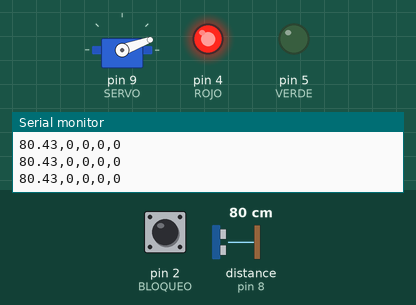
The sketch below on a simulated Arduino Uno, built with avr-gcc and run on an emulated ATmega328P. On the bench: servo, output pins drawn as LEDs (lit = HIGH), the last lines printed to the serial monitor. Wiring (inferred from the names in the program): ultrasonic range finder: trigger pin 7; echo pin 8. Inputs (shaded band) come from the test bench; at power-on: distance to the obstacle (sensor on pin 8) 80 cm, pin 2 (BLOQUEO) HIGH. The echo pulse lasts 58.3 µs per cm; pins used as bus, display or sensor lines are not drawn.

Above: at 1.2 s.
1.3 s: distance to the obstacle (sensor on pin 8) set to 11 cm
2.8 s: distance to the obstacle (sensor on pin 8) set to 8 cm
At 3.6 s:
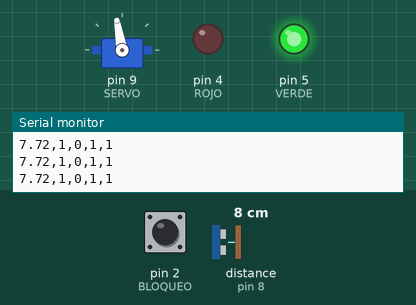
4.5 s: distance to the obstacle (sensor on pin 8) set to 13 cm
7.5 s: distance to the obstacle (sensor on pin 8) set to 17 cm
At 10.3 s:
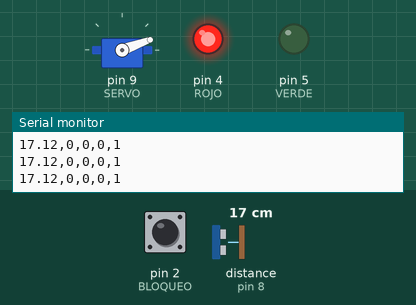
10.5 s: distance to the obstacle (sensor on pin 8) set to 2 cm
At 11.3 s:
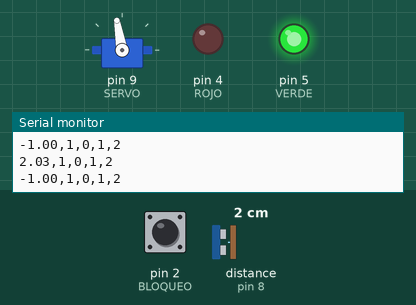
Timing chart, 0 to 13.2 s (numbered marks = the images above; inputs shaded):
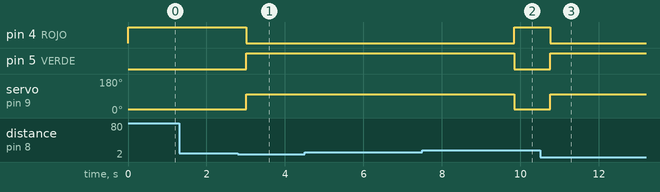

Measured:
- the behaviour switches between 10 and 9 cm on distance to the obstacle (sensor on pin 8) (found by bisection; images 0 and 1)
- the behaviour switches between 15 and 16 cm on distance to the obstacle (sensor on pin 8) (found by bisection; images 1 and 2)
- after the input at 2.8 s, pin 4 (ROJO): HIGH → LOW after 0.21 s; pin 5 (VERDE): LOW → HIGH after 0.21 s; servo on pin 9 (SERVO): 20° → 100° after 0.21 s
- after the input at 7.5 s, pin 4 (ROJO): LOW → HIGH after 2.3 s; pin 5 (VERDE): HIGH → LOW after 2.3 s; servo on pin 9 (SERVO): 100° → 20° after 2.3 s
- after the input at 10.5 s, pin 4 (ROJO): HIGH → LOW after 0.26 s; pin 5 (VERDE): LOW → HIGH after 0.26 s; servo on pin 9 (SERVO): 20° → 100° after 0.26 s

The sketch:

barrera_ugm.ino
```cpp
#include <Servo.h>
// UGM Playa Vicente - Tirso Reyes
// Maqueta didactica, no control de acceso real.
const byte TRIG = 7, ECHO = 8, SERVO = 9;
const byte ROJO = 4, VERDE = 5, BLOQUEO = 2;
const bool USAR_SERVO = true; // false: solo indicadores
const int CERRADO = 20, ABIERTO = 100;
const float ENTRADA_CM = 10, SALIDA_CM = 15;
const unsigned long ESPERA_MS = 2000;
Servo brazo;
bool presente = false, abierta = false;
byte cerca = 0, lejos = 0;
unsigned long contador = 0, inicioLibre = 0;
bool esperando = false;

float distanciaCm() {
  digitalWrite(TRIG, LOW);
  delayMicroseconds(2);
  digitalWrite(TRIG, HIGH);
  delayMicroseconds(10);
  digitalWrite(TRIG, LOW);
  unsigned long t = pulseIn(ECHO, HIGH, 25000UL);
  if (t == 0) return -1;
  float cm = t / 58.0;
  if (cm < 2 || cm > 200) return -1;
  return cm;
}

void aplicar(bool orden) {
  if (orden != abierta) {
    abierta = orden;
    if (USAR_SERVO)
      brazo.write(abierta ? ABIERTO : CERRADO);
  }
  digitalWrite(VERDE, abierta ? HIGH : LOW);
  digitalWrite(ROJO, abierta ? LOW : HIGH);
}

void actualizar(float cm, bool bloqueo, unsigned long ahora) {
  if (cm < 0) {
    cerca = lejos = 0;
    esperando = false;
    // Lectura invalida: conservar posicion; no ordenar cierre.
    return;
  }
  bool anterior = presente;
  if (cm <= ENTRADA_CM) {
    lejos = 0;
    if (cerca < 3) cerca++;
    if (cerca == 3) presente = true;
  } else if (cm >= SALIDA_CM) {
    cerca = 0;
    if (lejos < 3) lejos++;
    if (lejos == 3) presente = false;
  } else {
    cerca = lejos = 0; // zona intermedia: conservar estado
  }
  if (presente && !anterior) contador++;
  if (presente) {
    esperando = false;
    if (!bloqueo) aplicar(true);
  } else if (abierta) {
    // Cierre solo con distancia claramente libre y valida.
    if (cm >= SALIDA_CM) {
      if (!esperando) {
        esperando = true;
        inicioLibre = ahora;
      }
      if (ahora - inicioLibre >= ESPERA_MS) aplicar(false);
    } else {
      esperando = false;
    }
  }
}

void setup() {
  pinMode(TRIG, OUTPUT);
  pinMode(ECHO, INPUT);
  pinMode(ROJO, OUTPUT);
  pinMode(VERDE, OUTPUT);
  pinMode(BLOQUEO, INPUT_PULLUP);
  digitalWrite(TRIG, LOW);
  digitalWrite(ROJO, HIGH);
  digitalWrite(VERDE, LOW);
  if (USAR_SERVO) {
    brazo.attach(SERVO);
    brazo.write(CERRADO);
  }
  Serial.begin(9600);
  Serial.println("cm,detectado,bloqueo,orden_abierta,total");
}

void loop() {
  float cm = distanciaCm();
  bool bloqueo = digitalRead(BLOQUEO) == LOW;
  actualizar(cm, bloqueo, millis());
  Serial.print(cm); Serial.print(',');
  Serial.print(presente); Serial.print(',');
  Serial.print(bloqueo); Serial.print(',');
  Serial.print(abierta); Serial.print(',');
  Serial.println(contador);
  delay(100);
}
```
